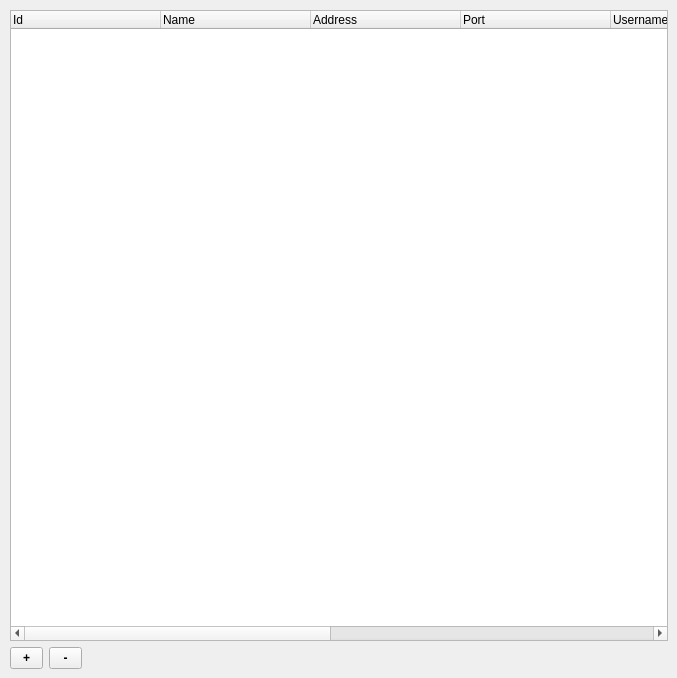
   <widget class="QWidget" name="tabDevices">
    <attribute name="title">
     <string>Devices</string>
    </attribute>
    <widget class="QTreeWidget" name="treeWidgetDevice">
     <property name="geometry">
      <rect>
       <x>10</x>
       <y>10</y>
       <width>658</width>
       <height>631</height>
      </rect>
     </property>
     <property name="focusPolicy">
      <enum>Qt::NoFocus</enum>
     </property>
     <property name="alternatingRowColors">
      <bool>true</bool>
     </property>
     <property name="rootIsDecorated">
      <bool>false</bool>
     </property>
     <property name="uniformRowHeights">
      <bool>true</bool>
     </property>
     <attribute name="headerDefaultSectionSize">
      <number>150</number>
     </attribute>
     <attribute name="headerShowSortIndicator" stdset="0">
      <bool>false</bool>
     </attribute>
     <column>
      <property name="text">
       <string>Id</string>
      </property>
     </column>
     <column>
      <property name="text">
       <string>Name</string>
      </property>
     </column>
     <column>
      <property name="text">
       <string>Address</string>
      </property>
     </column>
     <column>
      <property name="text">
       <string>Port</string>
      </property>
     </column>
     <column>
      <property name="text">
       <string>Username</string>
      </property>
     </column>
     <column>
      <property name="text">
       <string>Password</string>
      </property>
     </column>
     <column>
      <property name="text">
       <string>Description</string>
      </property>
     </column>
     <column>
      <property name="text">
       <string>Version</string>
      </property>
     </column>
     <column>
      <property name="text">
       <string>Shadow</string>
      </property>
     </column>
    </widget>
    <widget class="QToolButton" name="toolButtonRemoveDevice">
     <property name="geometry">
      <rect>
       <x>49</x>
       <y>647</y>
       <width>33</width>
       <height>22</height>
      </rect>
     </property>
     <property name="minimumSize">
      <size>
       <width>33</width>
       <height>22</height>
      </size>
     </property>
     <property name="font">
      <font>
       <weight>75</weight>
       <bold>true</bold>
      </font>
     </property>
     <property name="toolTip">
      <string>Remove device</string>
     </property>
     <property name="text">
      <string>-</string>
     </property>
    </widget>
    <widget class="QToolButton" name="toolButtonAddDevice">
     <property name="geometry">
      <rect>
       <x>10</x>
       <y>647</y>
       <width>33</width>
       <height>22</height>
      </rect>
     </property>
     <property name="minimumSize">
      <size>
       <width>33</width>
       <height>22</height>
      </size>
     </property>
     <property name="font">
      <font>
       <weight>75</weight>
       <bold>true</bold>
      </font>
     </property>
     <property name="toolTip">
      <string>Add new device</string>
     </property>
     <property name="text">
      <string>+</string>
     </property>
    </widget>
   </widget>
